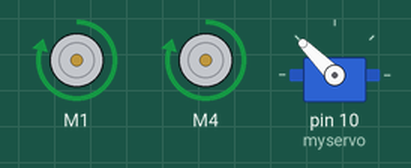
The sketch below on a simulated Arduino Uno, built with avr-gcc and run on an emulated ATmega328P. On the bench: 2 × DC motor (green arrow = forward, orange = backward, longer = faster), servo.

Above: at 5.05 s.
At 9.5 s:
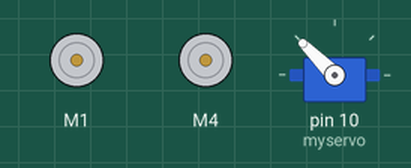
At 14.0 s:
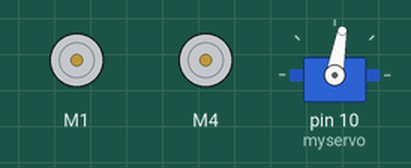
Timing chart, 0 to 16.7 s (numbered marks = the images above):
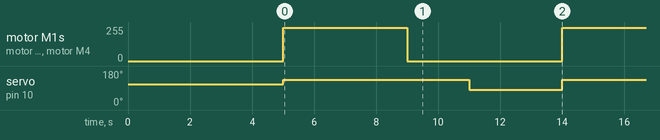

Measured:
- by itself, motor M1, motor M4: alternates forward 250/255 for 4.0 s and stopped for 5.0 s
- by itself, servo on pin 10 (myservo): alternates 135° for 6.0 s and 80° for 3.0 s

The sketch:

Coche_con_joystick.ino
```cpp
#include <Servo.h>
#include <AFMotor.h>

AF_DCMotor motorRH(1);
AF_DCMotor motorLH(4);
Servo myservo;  // create servo object to control a servo

int pos = 120;    // variable to store the servo position


void setup() {
  // put your setup code here, to run once:
   motorRH.setSpeed(250);     //encendemos motores
   motorLH.setSpeed(250);
   motorRH.run(RELEASE);      //apagamos motores
   motorLH.run(RELEASE);
   myservo.attach(10);        // attaches the servo on pin 10 to the servo object
   myservo.write(110);         //direccion recto
   delay (5000);


}

void loop() {
  // put your main code here, to run repeatedly:

  motorRH.run(FORWARD);     //Palante

  motorLH.run(FORWARD);
  motorRH.setSpeed(250);
  motorLH.setSpeed(250);
  myservo.write(135);
  delay(4000);
  motorRH.run(RELEASE);      //apagamos motores
  motorLH.run(RELEASE);
  delay(2000);

  motorRH.run(BACKWARD);    //Patrás
  motorLH.run(BACKWARD);
  motorRH.setSpeed(0);
  motorLH.setSpeed(0);
  myservo.write(80);
  delay(2000);
  motorRH.run(RELEASE);      //apagamos motores
  motorLH.run(RELEASE);
  delay(1000);
}
```
